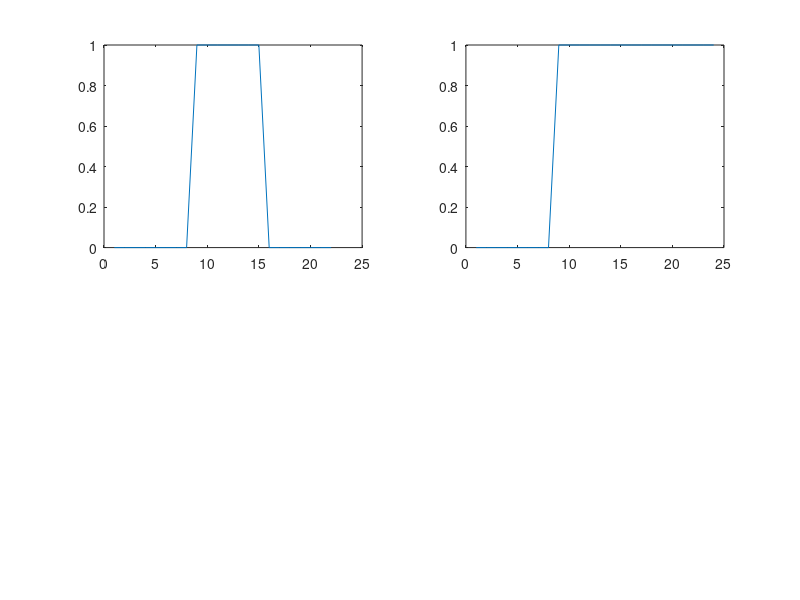

Write the MATLAB code that produced this figure. (Note: this script raises an error after producing the figure.)
function Uebung4_2()
signal = load('signals.mat');
signal_rec = signal.rectangle;
signal_step = signal.step;
figure;
subplot(2, 2,1);
plot(signal_rec);
subplot(2, 2,2);
plot(signal_step);

tau = 2;
lpsignal = lowpass(signal_rec, tau);
subplot(2, 2,3);
plot(lpsignal)

lpsignal = lowpass(signal_step, tau);
subplot(2, 2,4);
plot(lpsignal)

end